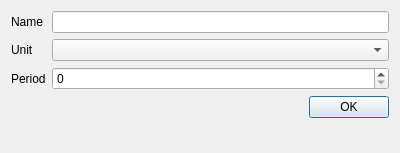
<?xml version="1.0" encoding="UTF-8"?>
<ui version="4.0">
 <class>TimeUnitDialog</class>
 <widget class="QDialog" name="TimeUnitDialog">
  <property name="geometry">
   <rect>
    <x>0</x>
    <y>0</y>
    <width>400</width>
    <height>153</height>
   </rect>
  </property>
  <property name="windowTitle">
   <string>Time Unit Editor</string>
  </property>
  <layout class="QFormLayout" name="formLayout">
   <item row="0" column="0">
    <widget class="QLabel" name="label">
     <property name="text">
      <string>Name</string>
     </property>
    </widget>
   </item>
   <item row="0" column="1">
    <widget class="QLineEdit" name="lineEdit_name"/>
   </item>
   <item row="1" column="0">
    <widget class="QLabel" name="label_2">
     <property name="text">
      <string>Unit</string>
     </property>
    </widget>
   </item>
   <item row="1" column="1">
    <widget class="QComboBox" name="comboBox_unit"/>
   </item>
   <item row="2" column="0">
    <widget class="QLabel" name="label_3">
     <property name="text">
      <string>Period</string>
     </property>
    </widget>
   </item>
   <item row="2" column="1">
    <widget class="QSpinBox" name="spinBox_period">
     <property name="maximum">
      <number>999999999</number>
     </property>
    </widget>
   </item>
   <item row="3" column="0" colspan="2">
    <widget class="QDialogButtonBox" name="buttonBox">
     <property name="orientation">
      <enum>Qt::Horizontal</enum>
     </property>
     <property name="standardButtons">
      <set>QDialogButtonBox::Ok</set>
     </property>
    </widget>
   </item>
  </layout>
 </widget>
 <resources/>
 <connections>
  <connection>
   <sender>buttonBox</sender>
   <signal>accepted()</signal>
   <receiver>TimeUnitDialog</receiver>
   <slot>accept()</slot>
   <hints>
    <hint type="sourcelabel">
     <x>248</x>
     <y>254</y>
    </hint>
    <hint type="destinationlabel">
     <x>157</x>
     <y>274</y>
    </hint>
   </hints>
  </connection>
  <connection>
   <sender>buttonBox</sender>
   <signal>rejected()</signal>
   <receiver>TimeUnitDialog</receiver>
   <slot>reject()</slot>
   <hints>
    <hint type="sourcelabel">
     <x>316</x>
     <y>260</y>
    </hint>
    <hint type="destinationlabel">
     <x>286</x>
     <y>274</y>
    </hint>
   </hints>
  </connection>
 </connections>
</ui>
